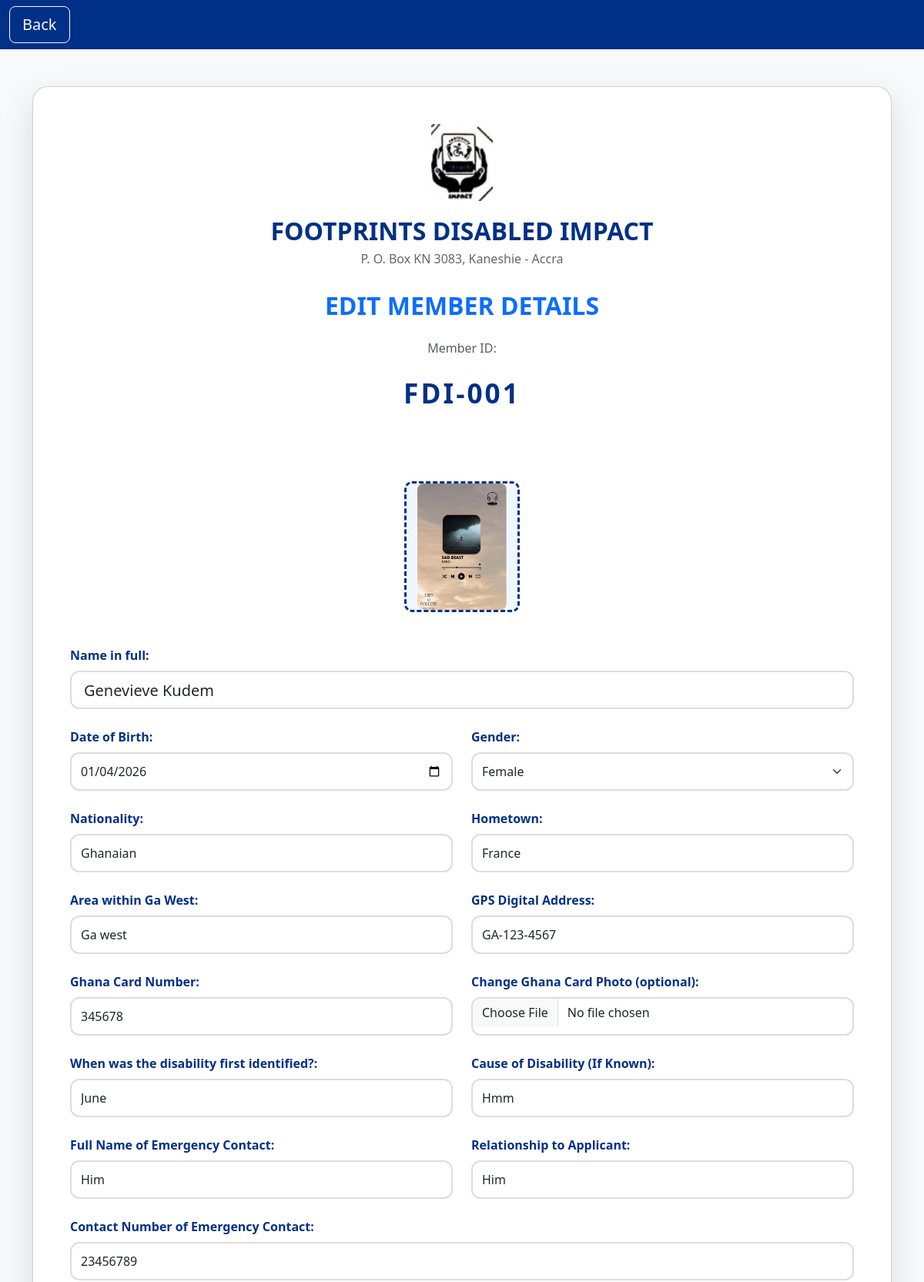
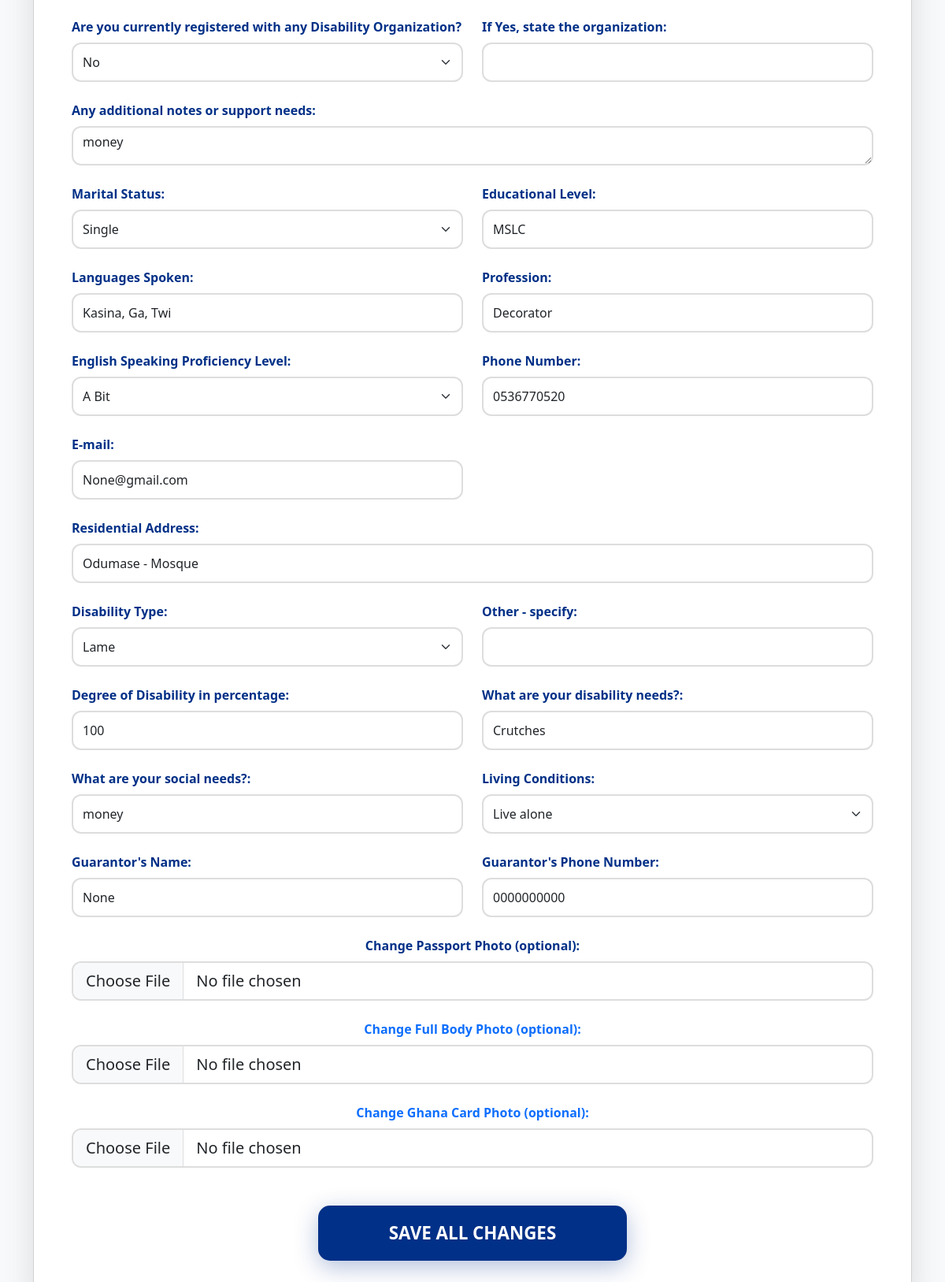
Page /edit/1 (signed in) on the committed database (2 pictures, top to bottom).
### models.py (models this page shows)
class Person(db.Model):
    id = db.Column(db.Integer, primary_key=True)
    name = db.Column(db.String(100), nullable=False)
    date_of_birth = db.Column(db.String(50))
    gender = db.Column(db.String(20))
    nationality = db.Column(db.String(50))
    hometown = db.Column(db.String(100))
    area_ga_west = db.Column(db.String(100))
    gps_address = db.Column(db.String(100))
    ghana_card_number = db.Column(db.String(50))
    ghana_card_photo_path = db.Column(db.String(200))  # For Ghana Card photo
    disability_identified = db.Column(db.String(100))
    disability_cause = db.Column(db.String(200))
    emergency_name = db.Column(db.String(100))
    emergency_relationship = db.Column(db.String(100))
    emergency_phone = db.Column(db.String(20))
    registered_organization = db.Column(db.String(20))  # Yes/No
    organization_name = db.Column(db.String(200))
    additional_notes = db.Column(db.Text)
    marital_status = db.Column(db.String(50))
    educational_level = db.Column(db.String(100))
    languages_spoken = db.Column(db.String(200))
    profession = db.Column(db.String(100))
    english_proficiency = db.Column(db.String(50))
    phone_number = db.Column(db.String(20))
    email = db.Column(db.String(100))
    residential_address = db.Column(db.String(300))
    disability_type = db.Column(db.String(50))
    disability_other = db.Column(db.String(100))
    degree_of_disability = db.Column(db.String(100))
    disability_needs = db.Column(db.String(300))
    social_needs = db.Column(db.String(300))
    living_conditions = db.Column(db.String(50))
    guarantor_name = db.Column(db.String(200))
    guarantor_phone = db.Column(db.String(20))
    photo_path = db.Column(db.String(200))
    full_photo_path = db.Column(db.String(200))

### app.py (the view, shortened to what this page needs)
@app.route('/edit/<int:id>', methods=['GET', 'POST'])
@login_required
def edit(id):
    person = Person.query.get_or_404(id)
    return render_template('edit.html', person=person)

### app.py (called while the page is built)
def login_required(f):
    from functools import wraps
    @wraps(f)
    def decorated(*args, **kwargs):
        if 'user_id' not in session:
            return redirect('/login')
        return f(*args, **kwargs)
    return decorated

### templates/edit.html (shortened to what this page needs)
<!DOCTYPE html>
<html>
<head>
    <link href="https://cdn.jsdelivr.net/npm/bootstrap@5.3.3/dist/css/bootstrap.min.css" rel="stylesheet">
</head>
<body>
<nav class="navbar navbar-dark">
    <div class="container-fluid">
        <a href="javascript:history.back()" class="btn btn-outline-light btn-lg">Back</a>
    </div>
</nav>
<div class="container py-5">
    <div class="card p-5">
        <div class="form-header">
            <img src="/static/logo.png" alt="Logo" class="img-fluid">
            <div class="org-name">FOOTPRINTS DISABLED IMPACT</div>
            <div class="org-address">P. O. Box KN 3083, Kaneshie - Accra</div>
        </div>
        <h2 class="text-center mb-4 text-primary fw-bold">EDIT MEMBER DETAILS</h2>
        <div class="text-center mb-5">
            <p class="mb-2 text-muted">Member ID:</p>
            <div class="member-id-text">
                FDI-{{ "%03d"|format(person.id) }}
            </div>
        </div>
        <div class="text-center mb-4">
            <div class="photo-preview">
                {% if person.photo_path %}
                    <img src="/uploads/{{ person.photo_path }}" alt="Current Passport Photo">
                {% else %}
                    <span class="text-muted">No Passport Photo</span>
                {% endif %}
            </div>
        </div>
        <form method="POST" enctype="multipart/form-data">
            <div class="row g-4">
                <div class="col-12">
                    <label class="form-label">Name in full:</label>
                    <input type="text" name="name" class="form-control form-control-lg" value="{{ person.name }}" required>
                </div>
                <div class="col-md-6">
                    <label class="form-label">Date of Birth:</label>
                    <input type="date" name="date_of_birth" class="form-control" value="{{ person.date_of_birth or '' }}" required>
                </div>
                <div class="col-md-6">
                    <label class="form-label">Gender:</label>
                    <select name="gender" class="form-select" required>
                        <option value="Female" {% if person.gender == 'Female' %}selected{% endif %}>Female</option>
                    </select>
                </div>
                <div class="col-md-6">
                    <label class="form-label">Nationality:</label>
                    <input type="text" name="nationality" class="form-control" value="{{ person.nationality or 'Ghanaian' }}" required>
                </div>
                <div class="col-md-6">
                    <label class="form-label">Hometown:</label>
                    <input type="text" name="hometown" class="form-control" value="{{ person.hometown or '' }}" required>
                </div>
                <div class="col-md-6">
                    <label class="form-label">Area within Ga West:</label>
                    <input type="text" name="area_ga_west" class="form-control" value="{{ person.area_ga_west or '' }}" required>
                </div>
                <div class="col-md-6">
                    <label class="form-label">GPS Digital Address:</label>
                    <input type="text" name="gps_address" class="form-control" value="{{ person.gps_address or '' }}" placeholder="e.g. GA-123-4567" required>
                </div>
                <div class="col-md-6">
                    <label class="form-label">Ghana Card Number:</label>
                    <input type="text" name="ghana_card_number" class="form-control" value="{{ person.ghana_card_number or '' }}" required>
                </div>
                <div class="col-md-6">
                    <label class="form-label">Change Ghana Card Photo (optional):</label>
                    <input type="file" name="ghana_card_photo" class="form-control" accept="image/*">
                </div>
                <div class="col-md-6">
                    <label class="form-label">When was the disability first identified?:</label>
                    <input type="text" name="disability_identified" class="form-control" value="{{ person.disability_identified or '' }}">
                </div>
                <div class="col-md-6">
                    <label class="form-label">Cause of Disability (If Known):</label>
                    <input type="text" name="disability_cause" class="form-control" value="{{ person.disability_cause or '' }}">
                </div>
                <div class="col-md-6">
                    <label class="form-label">Full Name of Emergency Contact:</label>
                    <input type="text" name="emergency_name" class="form-control" value="{{ person.emergency_name or '' }}" required>
                </div>
                <div class="col-md-6">
                    <label class="form-label">Relationship to Applicant:</label>
                    <input type="text" name="emergency_relationship" class="form-control" value="{{ person.emergency_relationship or '' }}" required>
                </div>
                <div class="col-12">
                    <label class="form-label">Contact Number of Emergency Contact:</label>
                    <input type="text" name="emergency_phone" class="form-control" value="{{ person.emergency_phone or '' }}" required>
                </div>
                <div class="col-md-6">
                    <label class="form-label">Are you currently registered with any Disability Organization?</label>
                    <select name="registered_organization" class="form-select">
                        <option value="No" {% if person.registered_organization == 'No' %}selected{% endif %}>No</option>
                    </select>
                </div>
                <div class="col-md-6">
                    <label class="form-label">If Yes, state the organization:</label>
                    <input type="text" name="organization_name" class="form-control" value="{{ person.organization_name or '' }}">
                </div>
                <div class="col-12">
                    <label class="form-label">Any additional notes or support needs:</label>
                    <textarea name="additional_notes" class="form-control" rows="4">{{ person.additional_notes or '' }}</textarea>
                </div>
                <div class="col-md-6">
                    <label class="form-label">Marital Status:</label>
                    <select name="marital_status" class="form-select form-control-lg">
                        <option value="Single" {% if person.marital_status == 'Single' %}selected{% endif %}>Single</option>
                    </select>
                </div>
                <div class="col-md-6">
                    <label class="form-label">Educational Level:</label>
                    <input type="text" name="educational_level" class="form-control" value="{{ person.educational_level or '' }}">
                </div>
                <div class="col-md-6">
                    <label class="form-label">Languages Spoken:</label>
                    <input type="text" name="languages_spoken" class="form-control" value="{{ person.languages_spoken or '' }}" placeholder="e.g. Kasem, Sisaala, Twi">
                </div>
                <div class="col-md-6">
                    <label class="form-label">Profession:</label>
                    <input type="text" name="profession" class="form-control" value="{{ person.profession or '' }}">
                </div>
                <div class="col-md-6">
                    <label class="form-label">English Speaking Proficiency Level:</label>
                    <select name="english_proficiency" class="form-select">
                        <option value="A Bit" {% if person.english_proficiency == 'A Bit' %}selected{% endif %}>A Bit</option>
                    </select>
                </div>
                <div class="col-md-6">
                    <label class="form-label">Phone Number:</label>
                    <input type="text" name="phone_number" class="form-control" value="{{ person.phone_number or '' }}">
                </div>
                <div class="col-md-6">
                    <label class="form-label">E-mail:</label>
                    <input type="email" name="email" class="form-control" value="{{ person.email or '' }}">
                </div>
                <div class="col-12">
                    <label class="form-label">Residential Address:</label>
                    <input type="text" name="residential_address" class="form-control" value="{{ person.residential_address }}" required>
                </div>
                <div class="col-md-6">
                    <label class="form-label">Disability Type:</label>
                    <select name="disability_type" class="form-select" required>
                        <option value="Lame" {% if person.disability_type == 'Lame' %}selected{% endif %}>Lame</option>
                    </select>
                </div>
                <div class="col-md-6">
                    <label class="form-label">Other - specify:</label>
                    <input type="text" name="disability_other" class="form-control" value="{{ person.disability_other or '' }}">
                </div>
                <div class="col-md-6">
                    <label class="form-label">Degree of Disability in percentage:</label>
                    <input type="text" name="degree_of_disability" class="form-control" value="{{ person.degree_of_disability or '' }}">
                </div>
                <div class="col-md-6">
                    <label class="form-label">What are your disability needs?:</label>
                    <input type="text" name="disability_needs" class="form-control" value="{{ person.disability_needs or '' }}" placeholder="e.g. Crutches">
                </div>
                <div class="col-md-6">
                    <label class="form-label">What are your social needs?:</label>
                    <input type="text" name="social_needs" class="form-control" value="{{ person.social_needs or '' }}" placeholder="e.g. Capital">
                </div>
                <div class="col-md-6">
                    <label class="form-label">Living Conditions:</label>
                    <select name="living_conditions" class="form-select">
                        <option value="Live alone" {% if person.living_conditions == 'Live alone' %}selected{% endif %}>Live alone</option>
                    </select>
                </div>
                <div class="col-md-6">
                    <label class="form-label">Guarantor's Name:</label>
                    <input type="text" name="guarantor_name" class="form-control" value="{{ person.guarantor_name or '' }}" required>
                </div>
                <div class="col-md-6">
                    <label class="form-label">Guarantor's Phone Number:</label>
                    <input type="text" name="guarantor_phone" class="form-control" value="{{ person.guarantor_phone or '' }}" required>
                </div>
                <div class="col-12 text-center">
                    <label class="form-label d-block">Change Passport Photo (optional):</label>
                    <input type="file" name="photo" class="form-control form-control-lg" accept="image/*">
                </div>
                <div class="col-12 text-center mt-4">
                    <label class="form-label d-block fw-bold text-primary">Change Full Body Photo (optional):</label>
                    <input type="file" name="full_photo" class="form-control form-control-lg" accept="image/*">
                </div>
                <div class="col-12 text-center mt-4">
                    <label class="form-label d-block fw-bold text-primary">Change Ghana Card Photo (optional):</label>
                    <input type="file" name="ghana_card_photo" class="form-control form-control-lg" accept="image/*">
                </div>
            </div>
            <div class="text-center mt-5">
                <button type="submit" class="btn btn-save text-white">SAVE ALL CHANGES</button>
            </div>
        </form>
    </div>
</div>
</body>
</html>

### templates/edit.html (style rules this page uses)
body { background: #f8f9fa; font-family: 'Segoe UI', sans-serif; }
.navbar { background: #003087 !important; }
.card { border-radius: 20px; box-shadow: 0 15px 40px rgba(0,0,0,0.12); }
.form-label { font-weight: bold; color: #003087; }
.form-control, .form-select { height: 50px; border-radius: 12px; border: 2px solid #ddd; }
.btn-save { background: #003087; color: white; padding: 18px 90px; font-size: 1.4rem; font-weight: bold; border: none; border-radius: 15px; box-shadow: 0 8px 30px rgba(0,48,135,0.3); transition: all 0.3s ease; cursor: pointer; }
.photo-preview { width: 150px; height: 170px; border: 3px dashed #003087; border-radius: 10px; margin: 20px auto; display: flex; align-items: center; justify-content: center; background: #f0f8ff; }
.photo-preview img { max-width: 100%; max-height: 100%; border-radius: 8px; }
.member-id-text { font-size: 2.2rem; font-weight: bold; color: #003087; letter-spacing: 3px; text-align: center; margin: 20px 0; }
.form-header { text-align: center; margin-bottom: 30px; }
.form-header img { height: 100px; margin-bottom: 15px; }
.org-name { font-size: 2rem; font-weight: bold; color: #003087; }
.org-address { color: #666; font-size: 1rem; }

### rows in the picture
Person: id "001", photo_path (picture), name "Genevieve Kudem", date_of_birth "01/04/2026", gender "Female", nationality "Ghanaian", hometown "France", area_ga_west "Ga west", gps_address "GA-123-4567", ghana_card_number "345678", disability_identified "June", disability_cause "Hmm", emergency_name "Him", emergency_relationship "Him", emergency_phone "23456789", registered_organization "No", additional_notes "money", marital_status "Single", educational_level "MSLC", languages_spoken "Kasina, Ga, Twi", profession "Decorator", english_proficiency "A Bit", phone_number "0536770520", email "None@gmail.com", residential_address "Odumase - Mosque", disability_type "Lame", degree_of_disability "100", disability_needs "Crutches", social_needs "money", living_conditions "Live alone", guarantor_name "None", guarantor_phone "0000000000"
